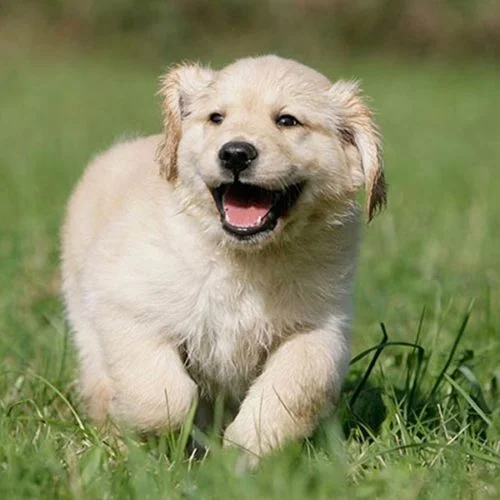
#> input picture dog1.png, 500 x 500 px
$ python skalowanie.py
#> lines starting #> are read from the running program, lines starting #| are printed output that depends on the picture; long printed decimals are rounded
import cv2
import numpy as np

filename = 'dog1.png'
img = cv2.imread(filename)
#> img is the input picture: shape (500, 500, 3); mean B, G, R 100.8, 140, 136.4
height, width, _ = img.shape
#> height = 500; width = 500

# Image downscaling

smaller_img = np.zeros((height//2, width//2, 3), np.uint8)

for row in range(0, height - 1, 2):
    for column in range(0, width - 1, 2):
        current_mean_b = img[row][column][0] / 4 + img[row][column + 1][0] / 4 + img[row + 1][column][0] / 4 + img[row + 1][column + 1][0] / 4
        current_mean_g = img[row][column][1] / 4 + img[row][column + 1][1] / 4 + img[row + 1][column][1] / 4 + img[row + 1][column + 1][1] / 4
        current_mean_r = img[row][column][2] / 4 + img[row][column + 1][2] / 4 + img[row + 1][column][2] / 4 + img[row + 1][column + 1][2] / 4

        smaller_img[row//2][column//2][0] = current_mean_b
        smaller_img[row//2][column//2][1] = current_mean_g
        smaller_img[row//2][column//2][2] = current_mean_r

# Image Upscaling

bigger_img = np.zeros((height, width, 3), np.uint8)

# Copy pixels to the bigger image
for row in range(height//2 - 1):
    for column in range(width//2 - 1):
        bigger_img[row*2][column*2] = smaller_img[row][column]
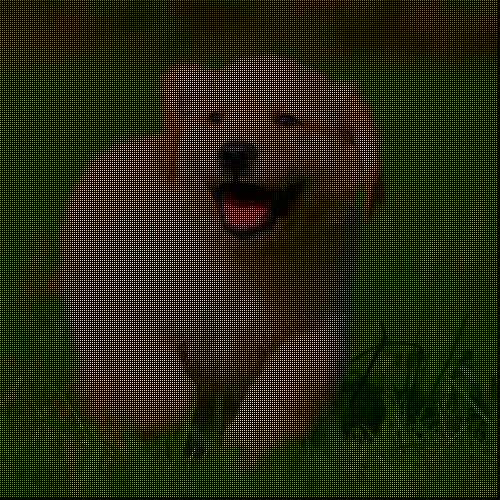
#> bigger_img: shape (500, 500, 3); mean B, G, R 25, 34.7, 33.8

# Interpolate using nearest neigbor method

cv2.imwrite('bigger_image1.png', bigger_img)

# Approximate row by row
for row in range(0, height - 1, 2):
    for column in range(1, width - 1, 2):
        for color in range(3):
            bigger_img[row][column][color] = bigger_img[row][column - 1][color] / 2 + bigger_img[row][column + 1][color] / 2
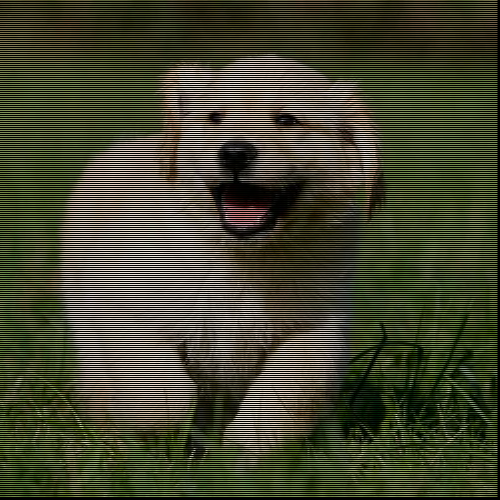
#> bigger_img: shape (500, 500, 3); mean B, G, R 49.9, 69.2, 67.5

# Approximate column by column

for column in range(0, width - 1):
    for row in range(1, height - 1, 2):
        for color in range(3):
            bigger_img[row][column][color] = bigger_img[row - 1][column][color] / 2 + bigger_img[row + 1][column][color] / 2
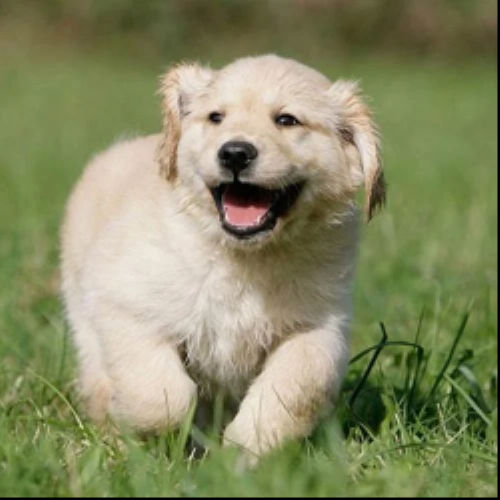
#> bigger_img: shape (500, 500, 3); mean B, G, R 99.6, 138.2, 134.8

sum_b = sum_g = sum_r = 0

for row in range(height):
    for column in range(width):
        sum_b += float(bigger_img[row][column][0])
        sum_g += float(bigger_img[row][column][1])
        sum_r += float(bigger_img[row][column][2])
#> after the loop, sum_b = 24900811; sum_g = 34555228; sum_r = 33694029

mean1 = (sum_b + sum_g + sum_r)/(500*500*3)
#> mean1 = 124.2

for row in range(height):
    for column in range(width):
        sum_b += float(img[row][column][0])
        sum_g += float(img[row][column][1])
        sum_r += float(img[row][column][2])
#> after the loop, sum_b = 50099983; sum_g = 69554470; sum_r = 67787338

mean2 = (sum_b + sum_g + sum_r)/(500*500*3)
#> mean2 = 249.9

print(mean2-mean1)
#| 125.722

difference = bigger_img - img
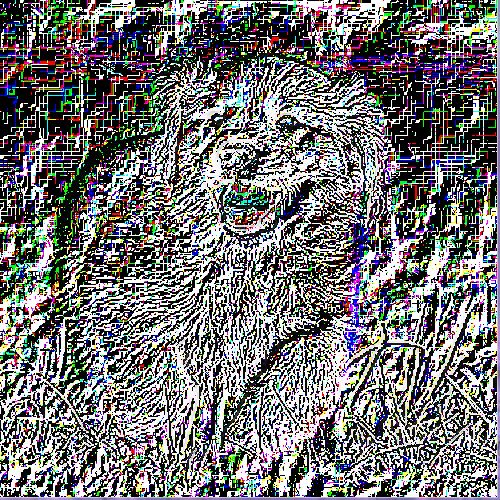
#> difference: shape (500, 500, 3); mean B, G, R 113.7, 112.7, 113.6

cv2.imshow('Original Image', img)
cv2.imshow('Smaller image', smaller_img)
cv2.imshow('Bigger image', bigger_img)
cv2.imshow('Image difference', difference)
cv2.waitKey(0)

cv2.imwrite('bigger_image.png', bigger_img)
cv2.imwrite('smaller_image.png', smaller_img)
cv2.imwrite('difference.png', difference)
